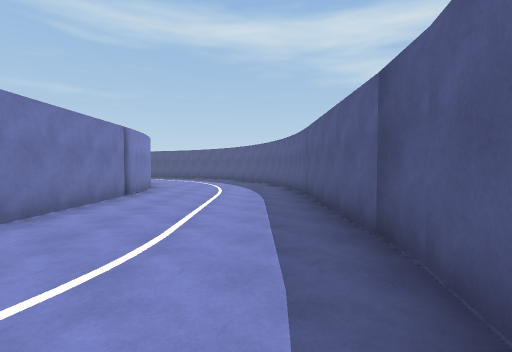
[1] (above)

19 first-person views from a walk through a scene from a Unity 3-D project. The camera is 1.5 m above the floor, tilts 2° down and sees 85° across. The floor is counted in squares, 2 m on a side. Each view is taken from the middle of a square. On the plan, view 1 faces up. The plan holds only what a view shows up to about 10 squares ahead; the rest is blank. The place goes on beyond the plan. The player character is not drawn. Some animated figures are not drawn.

[2]
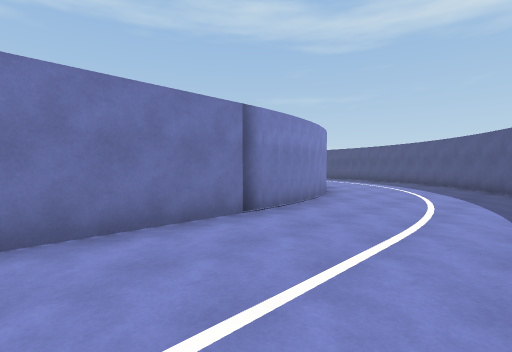

[3]
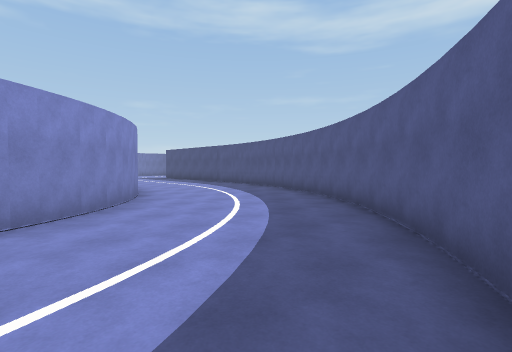

[4]
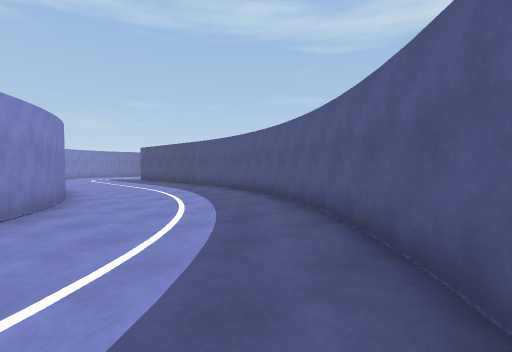

[5]
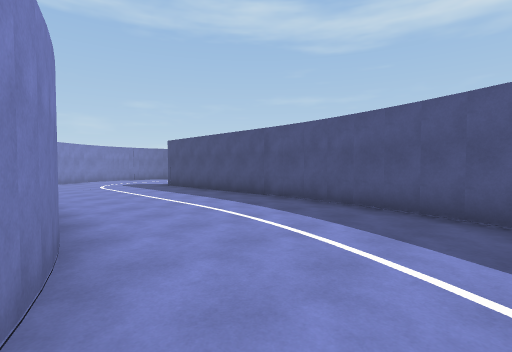

[6]
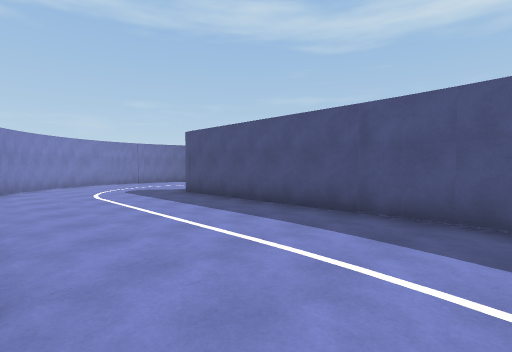

[7]
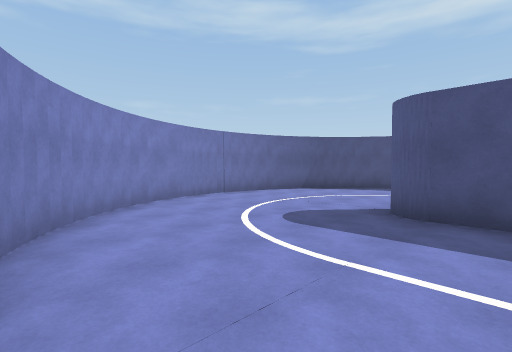

[8]
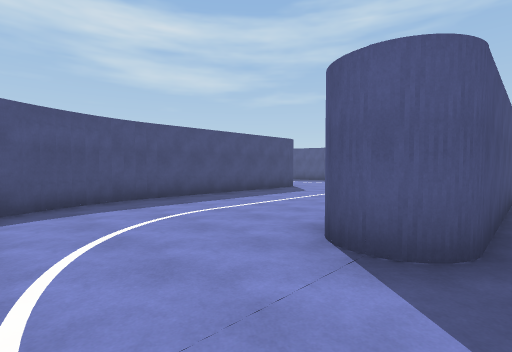

[9]
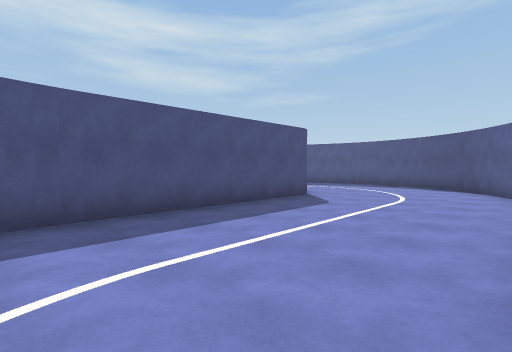

[10]
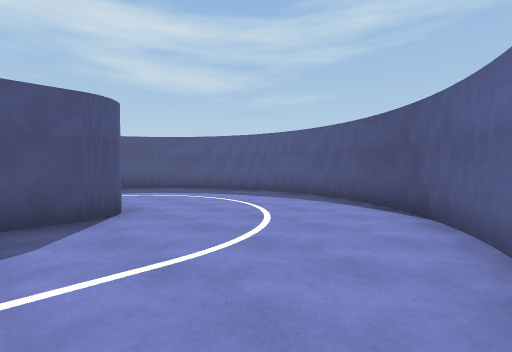

[11]
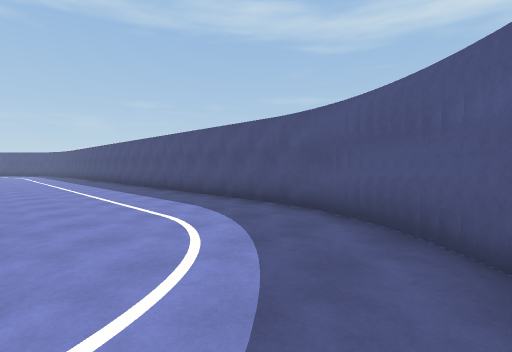

[12]
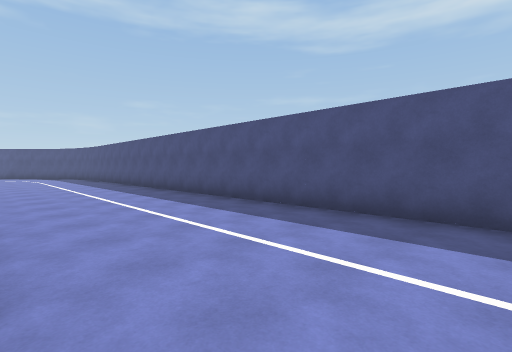

[13]
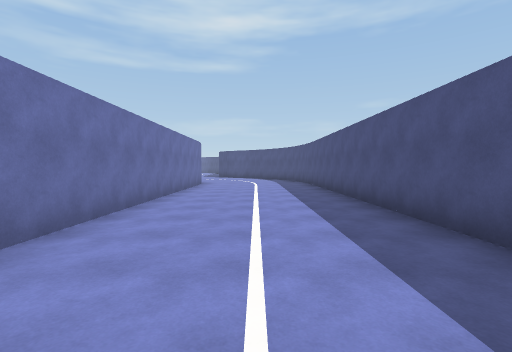

[14]
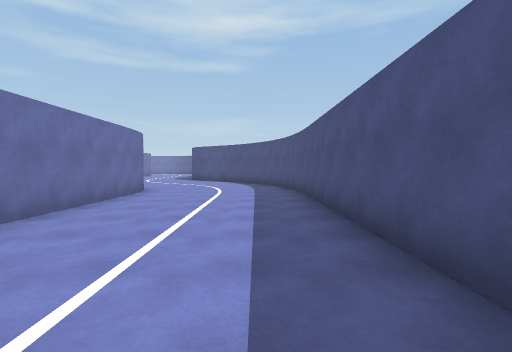

[15]
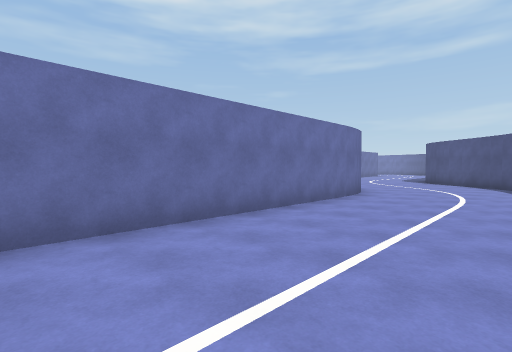

[16]
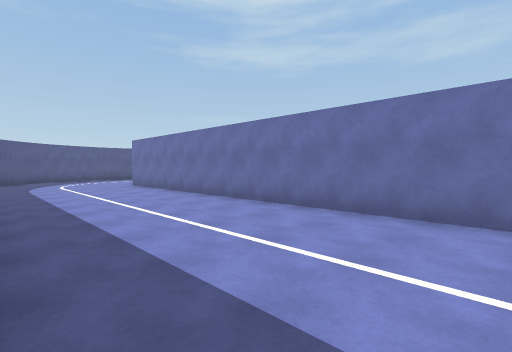

[17]
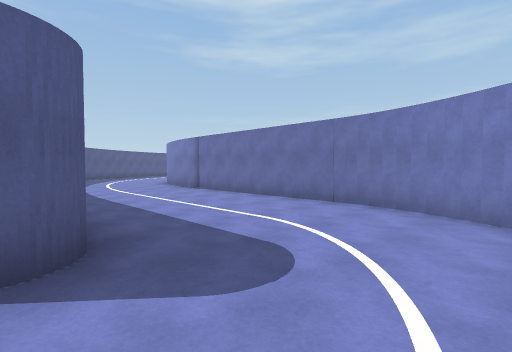

[18]
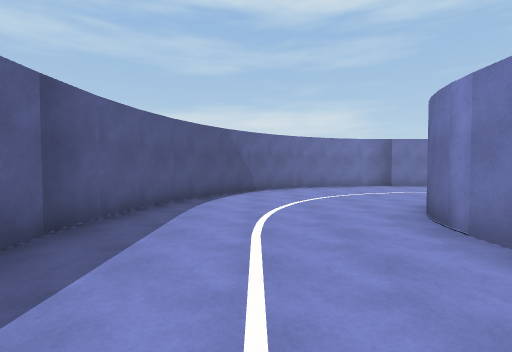

[19]
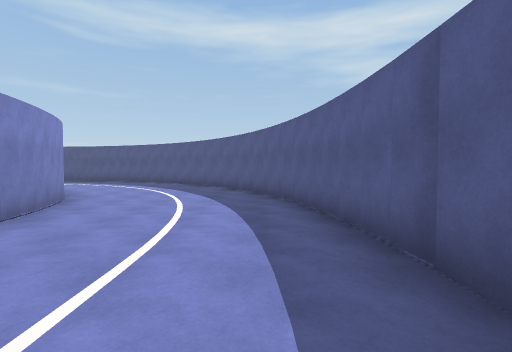

### Floor plan
Points are (right, up) in squares from view 1. A wall is a line through its corners. A room is listed if a view was taken in it or the views show most of it. See-through windows are left out.
Room 1 (views 1, 2, 3, 4, 5, 6, 7, 8, 9, 10, 11, 12, 13, 14, 15, 16, 17, 18, 19)
walls: (-16.6, 14.7) (-10.1, 14.7); (-17.4, 14.9) (-16.8, 14.7); (-19, 15.6) (-18.3, 15.2) (-17.8, 15) (-17.2, 14.8); (-19.5, 16) (-18.9, 15.6); (-20.3, 16.9) (-19.9, 16.4) (-19.3, 15.8); (-9.2, 14.6) (-8.8, 14.5); (-8.9, 14.5) (-8.1, 14.3) (-6.9, 13.8); (-20.8, 17.8) (-20.4, 17); (-21, 18.3) (-20.8, 17.7); (-9.6, 19.3) (-16.1, 19.3); (-21.2, 18.8) (-21, 18.2); (-21.3, 19.5) (-21.1, 18.7); (-21.3, 20.3) (-21.3, 19.7); (-6.8, 13.7) (-5.9, 13.1); (-21.2, 21.1) (-21.3, 20.2); (-8.8, 21.2) (-8, 21.6); (-21, 21.6) (-21.2, 21); (-8.1, 21.5) (-7.6, 21.9); (-5.6, 12.9) (-5.1, 12.3); (-20.4, 23) (-20.8, 22.3) (-21.1, 21.5); (-7.7, 21.8) (-7, 22.5); (-5.5, 18.2) (-7.2, 18.8) (-8.4, 19.1) (-9.7, 19.3); (-5.2, 12.5) (-4.6, 11.8); (-19.3, 24.2) (-19.9, 23.6) (-20.3, 23.1); (-17.7, 25) (-18.3, 24.8); (-16.4, 25.3) (-17.1, 25.2); (-18.2, 24.9) (-18.9, 24.4) (-19.4, 24.1); (-17.2, 25.2) (-17.8, 25); (-4.8, 12) (-4.1, 10.9); (-7.1, 22.4) (-6.7, 22.9); (-10.9, 25.3) (-16.6, 25.3); (-6.7, 22.8) (-6.4, 23.3); (-4.2, 11.1) (-3.8, 10.3); (-3.5, 17) (-4.5, 17.7) (-5.6, 18.3); (-6.5, 23.2) (-6, 24.1); (-3.9, 10.3) (-3.6, 9.5); (-2.6, 16.3) (-3.5, 17.1); (-6.1, 23.9) (-5.9, 24.5) (-5.8, 24.9) (-5.7, 25.5); (-3.6, 9.6) (-3.4, 8.4) (-3.3, 7.9); (-1.7, 15.4) (-2.5, 16.3); (-3.3, 8) (-3.3, 2.6) (-3.5, 1.9); (-5.7, 25.4) (-5.7, 26.3); (-0.6, 14.1) (-1.8, 15.6); (-5.7, 26.5) (-5.9, 27.4); (-6, 27.5) (-6.4, 28.5); (0.3, 12.4) (-0.7, 14.2); (0.4, 11.9) (0.2, 12.5); (-6.3, 28.4) (-6.6, 28.9) (-6.9, 29.4); (0.8, 10.7) (0.4, 12); (-6.8, 29.3) (-7.4, 29.9) (-7.8, 30.3); (-7.8, 30.2) (-8.3, 30.6); (-8.2, 30.5) (-8.8, 30.8); (-10.4, 31.3) (-29.2, 31.3); (-3.3, 2.7) (-3.4, 2.2); (-9.6, 31.1) (-10.3, 31.3); (-8.7, 30.8) (-9.2, 31) (-9.8, 31.2); (1.1, 9.5) (0.8, 10.9); (-3.5, 2.1) (-3.7, 1.6); (1.3, 8.2) (1.1, 9.6); (-30, 26.4) (-29.5, 26.6) (-28.9, 26.7) (-12.1, 26.7); (1.3, 2) (1.3, 8.4); (1, 1) (1.3, 2.1); (-29.3, 31.3) (-30.5, 31.1); (0.3, -0.7) (0.7, 0.2) (1, 1.1); (-4, -4) (-3.1, -3.7); (-3.2, -3.7) (-2.3, -3.3); (-2.4, -3.3) (-1.6, -2.8) (-0.8, -2.1); (-0.9, -2.2) (-0.2, -1.4) (0.3, -0.6)

Where each view was taken, in squares from view 1:
view 1: 0 up, 0 right, facing up
view 2: 4 up, 0 right, facing up-left
view 3: 11 up, 0 right, facing up-left
view 4: 13 up, 1 left, facing up-left
view 5: 14 up, 6 left, facing up-left
view 6: 15 up, 9 left, facing up-left
view 7: 15 up, 15 left, facing up-left
view 8: 19 up, 19 left, facing up-right
view 9: 21 up, 17 left, facing up-right
view 10: 21 up, 12 left, facing up-right
view 11: 27 up, 7 left, facing up-left
view 12: 27 up, 13 left, facing up-left
view 13: 29 up, 17 left, facing left
view 14: 30 up, 21 left, facing left
view 15: 30 up, 22 left, facing down-left
view 16: 31 up, 22 left, facing down-right
view 17: 20 up, 19 left, facing down-right
view 18: 6 up, 1 left, facing down
view 19: 5 up, 0 right, facing up
